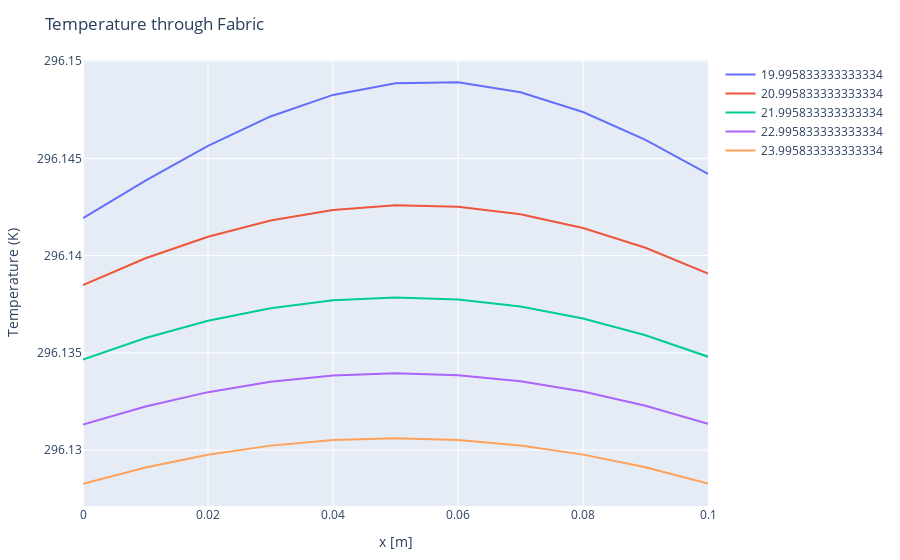

The cell this chart's notebook holds for it:
### Code cell
time = ["'12 pm'", "'4 pm'", "'12 am'", "'4 am'", "'8 am'"];
traces = [PlotlyJS.scatter(x=x,  y=Tf[:, 4*60*i], mode="lines", name=time_in_hours[4*60*i]) for i in 1:5];
p3 = PlotlyJS.plot(traces, Layout(;title="Temperature through Fabric", showlegend=true, xaxis_title="x [m]", yaxis_title="Temperature (K)" ),  config=PlotConfig(scrollZoom=false));
p3

### Figure 1 — Plotly figure (JSON) as saved in the notebook; plotly's stock layout.template omitted (floating-point values rounded to 4 significant figures)
{"data": [{"mode": "lines", "name": 20.0, "type": "scatter", "x": [0, 0.01, 0.02, 0.03, 0.04, 0.05, 0.06, 0.07, 0.08, 0.09, 0.1], "y": [296.1, 296.1, 296.1, 296.1, 296.1, 296.1, 296.1, 296.1, 296.1, 296.1, 296.1]}, {"mode": "lines", "name": 21.0, "type": "scatter", "x": [0, 0.01, 0.02, 0.03, 0.04, 0.05, 0.06, 0.07, 0.08, 0.09, 0.1], "y": [296.1, 296.1, 296.1, 296.1, 296.1, 296.1, 296.1, 296.1, 296.1, 296.1, 296.1]}, {"mode": "lines", "name": 22.0, "type": "scatter", "x": [0, 0.01, 0.02, 0.03, 0.04, 0.05, 0.06, 0.07, 0.08, 0.09, 0.1], "y": [296.1, 296.1, 296.1, 296.1, 296.1, 296.1, 296.1, 296.1, 296.1, 296.1, 296.1]}, {"mode": "lines", "name": 23.0, "type": "scatter", "x": [0, 0.01, 0.02, 0.03, 0.04, 0.05, 0.06, 0.07, 0.08, 0.09, 0.1], "y": [296.1, 296.1, 296.1, 296.1, 296.1, 296.1, 296.1, 296.1, 296.1, 296.1, 296.1]}, {"mode": "lines", "name": 24.0, "type": "scatter", "x": [0, 0.01, 0.02, 0.03, 0.04, 0.05, 0.06, 0.07, 0.08, 0.09, 0.1], "y": [296.1, 296.1, 296.1, 296.1, 296.1, 296.1, 296.1, 296.1, 296.1, 296.1, 296.1]}], "layout": {"margin": {"b": 50, "l": 50, "r": 50, "t": 60}, "showlegend": true, "title": "Temperature through Fabric", "xaxis": {"title": {"text": "x [m]"}}, "yaxis": {"title": {"text": "Temperature (K)"}}}}
